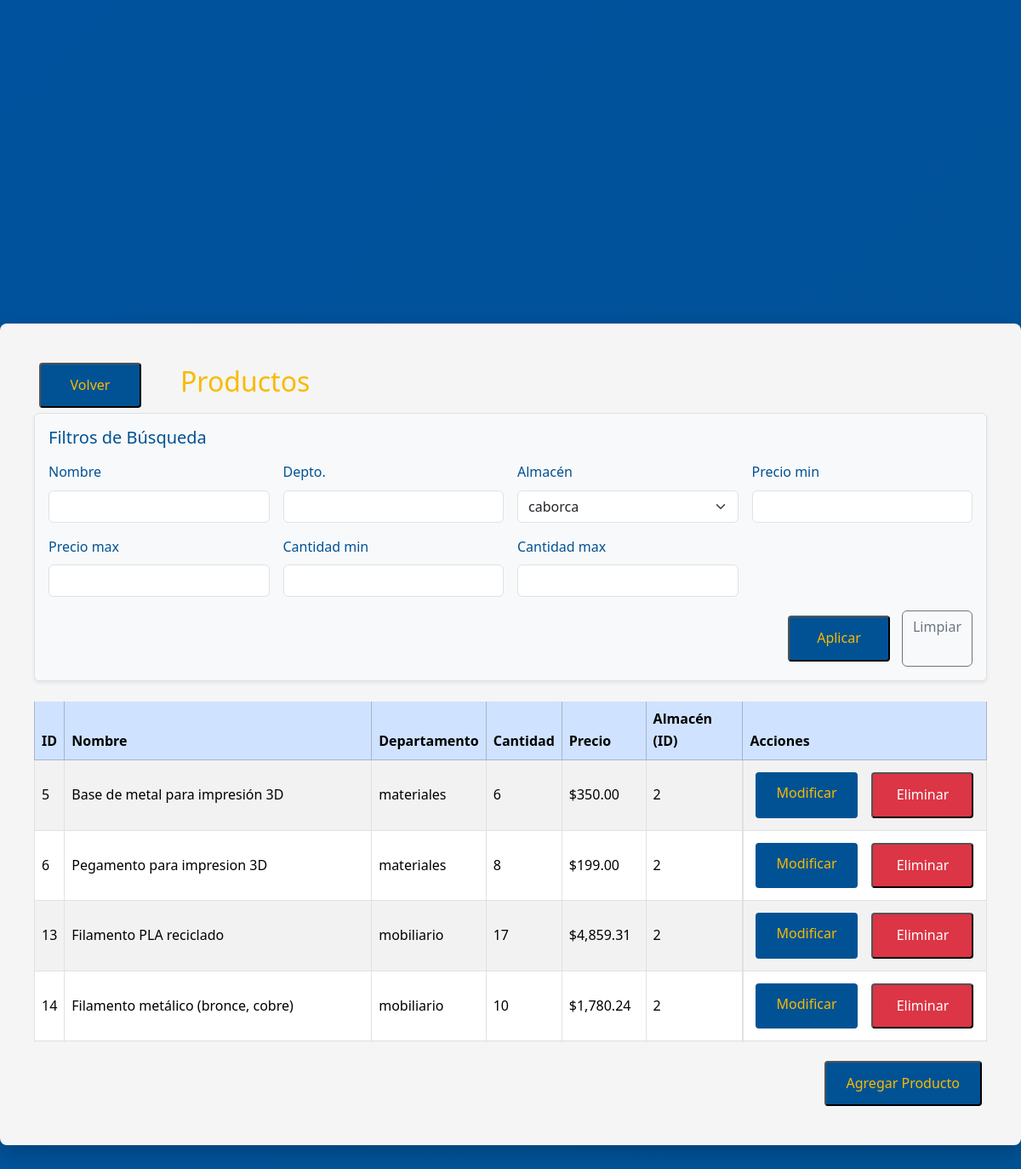
Screenshot of /productos?almacen_id=2 (signed in) with the database file from the repository.
### tables this page shows
CREATE TABLE "productos" (
	"id"	INTEGER NOT NULL,
	"nombre"	TEXT NOT NULL,
	"precio"	REAL NOT NULL,
	"cantidad"	INTEGER NOT NULL,
	"departamento"	TEXT NOT NULL, almacen INTEGER,
	PRIMARY KEY("id")
);

### app.py (the view)
@app.route('/productos')
@login_requerido
def productos():
    conn = get_db_connection()
    cursor = conn.cursor()
    nombre = request.args.get('nombre', '').strip()
    departamento = request.args.get('departamento', '').strip()
    almacen_id = request.args.get('almacen_id', '').strip()
    precio_min = request.args.get('precio_min', '').strip()
    precio_max = request.args.get('precio_max', '').strip()
    cantidad_min = request.args.get('cantidad_min', '').strip()
    cantidad_max = request.args.get('cantidad_max', '').strip()
    query = 'SELECT * FROM productos WHERE 1=1'
    params = []
    if nombre:
        query += ' AND nombre LIKE ?'
        params.append('%' + nombre + '%')
    if departamento:
        query += ' AND departamento LIKE ?'
        params.append('%' + departamento + '%')
    if almacen_id:
        query += ' AND almacen = ?'
        params.append(almacen_id)
    if precio_min and precio_min.replace('.', '', 1).isdigit():
        query += ' AND precio >= ?'
        params.append(float(precio_min))
    if precio_max and precio_max.replace('.', '', 1).isdigit():
        query += ' AND precio <= ?'
        params.append(float(precio_max))
    if cantidad_min and cantidad_min.isdigit():
        query += ' AND cantidad >= ?'
        params.append(int(cantidad_min))
    if cantidad_max and cantidad_max.isdigit():
        query += ' AND cantidad <= ?'
        params.append(int(cantidad_max))
    cursor.execute(query, params)
    productos = cursor.fetchall()
    almacenes_list = conn.execute('SELECT id, nombre FROM almacenes').fetchall()
    conn.close()
    filter_values = {
        'nombre': nombre, 'departamento': departamento, 'almacen_id': almacen_id,
        'precio_min': precio_min, 'precio_max': precio_max,
        'cantidad_min': cantidad_min, 'cantidad_max': cantidad_max
    }
    return render_template('productos.html',
                           productos=productos,
                           almacenes=almacenes_list,
                           usuario=session.get('rol'),
                           rol=session.get('rol'),
                           filter_values=filter_values)

### app.py (called while the page is built)
def login_requerido(f):
    @wraps(f)
    def decorated_function(*args, **kwargs):
        if 'usuario' not in session:
            flash('Debe iniciar sesión para acceder a esta página', 'warning')
            return redirect(url_for('login'))
        return f(*args, **kwargs)
    return decorated_function

def get_db_connection():
    conn = sqlite3.connect('instance/InventarioBD.db')
    conn.row_factory = sqlite3.Row
    return conn

### templates/productos.html (shortened to what this page needs)
<!DOCTYPE html>
<html lang="en">
<head>
    <link href="https://cdn.jsdelivr.net/npm/bootstrap@5.3.3/dist/css/bootstrap.min.css" rel="stylesheet">
    <link rel="stylesheet" href="../static/css/base.css">
    <link rel="stylesheet" href="../static/css/components/buttons.css">
    <link rel="stylesheet" href="../static/css/components/headers.css">
    <link rel="stylesheet" href="../static/css/pages/productos.css">
</head>
<body>
<div class="container">
    <div class="container-header">
        <button type="button" class="pestana-volver-atras"
                onclick="window.location.href='{{ url_for('inicio') }}'">
            Volver
        </button>
        <h2>Productos</h2>
    </div>
    <div class="filtros-busqueda p-3 mb-4 border rounded shadow-sm bg-light">
        <h5 class="mb-3">Filtros de Búsqueda</h5>
        <form method="GET" action="{{ url_for('productos') }}">
            <div class="row g-3">
                <div class="col-md-3">
                    <label for="nombre" class="form-label">Nombre</label>
                    <input type="text" id="nombre" name="nombre" class="form-control"
                           value="{{ filter_values.nombre }}">
                </div>
                <div class="col-md-3">
                    <label for="departamento" class="form-label">Depto.</label>
                    <input type="text" id="departamento" name="departamento" class="form-control"
                           value="{{ filter_values.departamento }}">
                </div>
                <div class="col-md-3">
                    <label for="almacen_id" class="form-label">Almacén</label>
                    <select id="almacen_id" name="almacen_id" class="form-select">
                        {% for a in almacenes %}
                            <option value="{{ a['id'] }}"
                                {{ 'selected' if filter_values.almacen_id|string == a['id']|string else '' }}>
                                {{ a['nombre'] }}
                            </option>
                        {% endfor %}
                    </select>
                </div>
                <div class="col-md-3">
                    <label class="form-label">Precio min</label>
                    <input type="number" step="0.01" name="precio_min" class="form-control"
                           value="{{ filter_values.precio_min }}">
                </div>
                <div class="col-md-3">
                    <label class="form-label">Precio max</label>
                    <input type="number" step="0.01" name="precio_max" class="form-control"
                           value="{{ filter_values.precio_max }}">
                </div>
                <div class="col-md-3">
                    <label class="form-label">Cantidad min</label>
                    <input type="number" name="cantidad_min" class="form-control"
                           value="{{ filter_values.cantidad_min }}">
                </div>
                <div class="col-md-3">
                    <label class="form-label">Cantidad max</label>
                    <input type="number" name="cantidad_max" class="form-control"
                           value="{{ filter_values.cantidad_max }}">
                </div>
            </div>
            <div class="mt-3 d-flex justify-content-end gap-2">
                <button type="submit" >Aplicar</button>
                <a href="{{ url_for('productos') }}" class="btn btn-outline-secondary">Limpiar</a>
            </div>
        </form>
    </div>
    <div class="tabla-datos">
        <div class="table-responsive" style="max-height: 400px; overflow-y: auto;">
            <table class="table table-bordered table-striped table-hover align-middle shadow-sm bg-white">
                <thead class="table-primary sticky-top">
                    <tr>
                        <th>ID</th>
                        <th>Nombre</th>
                        <th>Departamento</th>
                        <th>Cantidad</th>
                        <th>Precio</th>
                        <th>Almacén (ID)</th>
                        <th>Acciones</th>
                    </tr>
                </thead>
                <tbody>
                    {% for p in productos %}
                    <tr>
                        <td>{{ p['id'] }}</td>
                        <td>{{ p['nombre'] }}</td>
                        <td>{{ p['departamento'] }}</td>
                        <td>{{ p['cantidad'] }}</td>
                        <td>${{ "{:,.2f}".format(p['precio']) }}</td>
                        <td>{{ p['almacen'] }}</td>
                        <td class="d-flex gap-1">
                            {% if rol == 'ADMIN' or rol == 'PRODUCTOS' %}
                                <a href="{{ url_for('modificar_producto', id=p['id']) }}" class="modify-button">Modificar</a>
                                <form method="POST" action="{{ url_for('eliminar_producto', id=p['id']) }}"
                                      onsubmit="return confirm('¿Está seguro de que desea eliminar el producto {{ p['nombre'] }}?');">
                                    <button type="submit" class="eliminar-button">Eliminar</button>
                                </form>
                            {% else %}
                                <span class="text-muted">No Autorizado</span>
                            {% endif %}
                        </td>
                    </tr>
                    {% endfor %}
                </tbody>
            </table>
        </div>
        <div class="apartado-botones-secundarios mt-3 d-flex justify-content-end gap-2">
            {% if rol == 'ADMIN' or rol == 'PRODUCTOS' %}
                <button type="button" onclick="window.location.href='{{ url_for('crear_producto') }}'">
                    Agregar Producto
                </button>
            {% endif %}
        </div>
    </div>
</div>
</body>
</html>

### static/css/base.css (style rules this page uses)
:root { --azul-unison: #00529e; --azul-oscuro-unison: #015294; --dorado-unison: #f8bb00; --dorado-oscuro-unison: #d99e30; --blanco: #ffffff; --texto-principal: #333333; }
body { background: linear-gradient(135deg, #00529e 0%, #015294 100%); min-height: 100vh; line-height: 1.6; color: var(--azul-oscuro-unison); display: flex; align-items: center; justify-content: center; margin: 0; font-family: 'Segoe UI', Tahoma, Geneva, Verdana, sans-serif; padding: 0; }
.container { background-color: #f5f5f5; border-radius: 8px; padding: 40px; width: 100%; max-width: 1300px; box-shadow: 0 8px 24px rgba(0, 0, 0, 0.2); }

### static/css/components/buttons.css (style rules this page uses)
button, .modify-button, .eliminar-button { padding: 12px 24px; font-size: 16px; min-width: 120px; margin: 6px; border-radius: 4px; cursor: pointer; background-color: var(--azul-oscuro-unison); color: var(--dorado-unison); text-decoration: none; transition: background-color 0.3s ease; font-family: 'Segoe UI', Tahoma, Geneva, Verdana, sans-serif; }
.apartado-botones-secundarios { display: flex; justify-content: center; text-align: center; }
.pestana-volver-atras { justify-self: flex-start; }
.eliminar-button { background-color: #dc3545; color: #ffffff; }

### static/css/components/headers.css (style rules this page uses)
.container-header { display: flex; align-items: center; justify-content: flex-start; }
.container-header h2 { display: flex; align-items: center; color: var(--dorado-unison); margin-left: 40px; }

### rows the page displays
productos: id "5", nombre "Base de metal para impresión 3D", departamento "materiales", cantidad "6", precio "350.00", almacen "2"
productos: id "6", nombre "Pegamento para impresion 3D", departamento "materiales", cantidad "8", precio "199.00", almacen "2"
productos: id "13", nombre "Filamento PLA reciclado", departamento "mobiliario", cantidad "17", precio "4,859.31", almacen "2"
productos: id "14", nombre "Filamento metálico (bronce, cobre)", departamento "mobiliario", cantidad "10", precio "1,780.24", almacen "2"

### other values shown
form field almacen_id "caborca"
